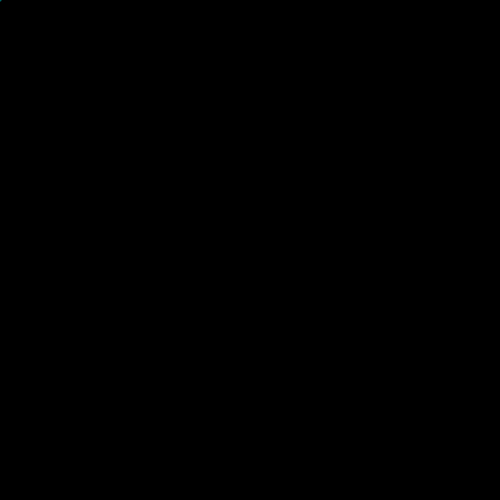
Frame 1 (no input)
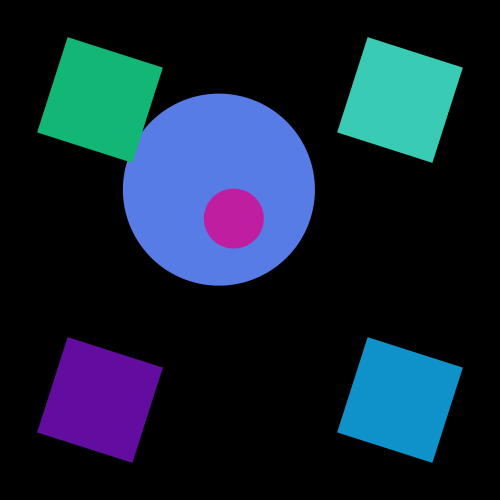
Frame 60 (the mouse pressed at the canvas centre just before this capture)
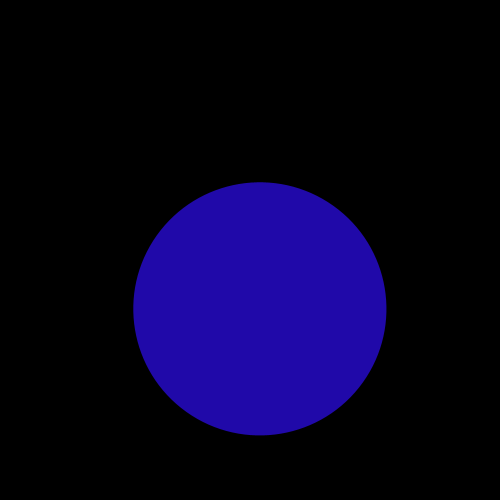
Frame 120 (the mouse held since frame 60 and released just before this capture)

The Processing sketch that drew these frames (run headless with seeded random() and noise(); from frame 60 on, the mouse is pressed at the canvas centre):

// Processing sketch: processing_130836
// ── processing_130836.pde

float timer = 0.0;
float a = 0.0;
float s = 0.0;
float rad = 0.0;
float radius = 0.0;
int thickness = 2;
float center = 0.0;
float prevX = 0.0;
float prevY = 0.0;
 
void setup()
{
  size (500, 500);
  frameRate(30);
}
 
void draw()
{
  background(0);
   
  timer = timer + (1.0 / 30.0);
  a = a + 0.1;
  s = cos(a)*2;
  rad = rad + 1.0;
     
  if (timer >= 2.0 && timer < 5.0)
  {
   pushMatrix();
   noStroke();
   translate(250, 250);
   scale(s);
   rectMode(CENTER);
   rect(0, 0, 100, 100);
   popMatrix();
  }
  else if (timer >= 5.0 && timer < 10.0)
  {
    pushMatrix();
    noStroke();
    fill(random(255), random(255), random(255));
    translate(250, 250);
    rotate(rad);
    scale(s);
    rectMode(CENTER);
    ellipse(25, 25, 100, 100);
    popMatrix();
    
    pushMatrix();
    fill(random(255), random(255), random(255));
    translate(100, 100);
    rotate(rad);
    rectMode(CENTER);
    rect(0, 0, 100, 100);
    popMatrix();
    
    pushMatrix();
    fill(random(255), random(255), random(255));
    translate(400, 400);
    rotate(rad);
    rectMode(CENTER);
    rect(0, 0, 100, 100);
    popMatrix();
    
     pushMatrix();
    fill(random(255), random(255), random(255));
    translate(400, 100);
    rotate(rad);
    rectMode(CENTER);
    rect(0, 0, 100, 100);
    popMatrix();
    
     pushMatrix();
    fill(random(255), random(255), random(255));
    translate(100, 400);
    rotate(rad);
    rectMode(CENTER);
    rect(0, 0, 100, 100);
    popMatrix();
    
    pushMatrix();
    noStroke();
    fill(random(255), random(255), random(255));
    translate(250, 250);
    rotate(rad);
    rectMode(CENTER);
    ellipse(25, 25, 60, 60);
    popMatrix();
  }
  else if (timer >= 10.0 && timer < 15)
  {
    pushMatrix();
    noStroke();
    fill(255);
    translate(width/2, height/2);
    rotate(rad);
    rectMode(CENTER);
    triangle(77, 100, 150, 50, 100, 50);
    popMatrix();
    
    pushMatrix();
    noStroke();
    fill(random(255), random(255), random(255));
    translate(250, 250);
    rotate(rad);
    scale(s);
    rectMode(CENTER);
    ellipse(25, 25, 150, 150);
    popMatrix();
  }
  else if (timer >= 15 && timer < 20)
  { 
   pushMatrix();
   noStroke();
   fill(255);
   translate(250, 250);
   scale(s);
   rectMode(CENTER);
   rect(0, 0, 100, 100);
   popMatrix();
  }
    if (timer > 20)
   {
     timer = 0.0;
     radius = 0.0;
     thickness = thickness + 2;
   }
   
    float spiralOffset = 10.0;
    float x = radius * cos(timer * spiralOffset);
    float y = radius * sin(timer * spiralOffset);
    x += center;
    y += center;
     
    if (timer == 0.0)
    {
      prevX = x;
      prevY = y;
    }
     
    strokeWeight(thickness);
    float timerScalar = 20.0;  
    stroke(timer * timerScalar, 100, 100, 255);
    line(prevX, prevY, x, y);
      
    prevX = x;
    prevY = y;
     
    timer = timer + (1.0 / 15.0);
    radius = radius + 1;
}
